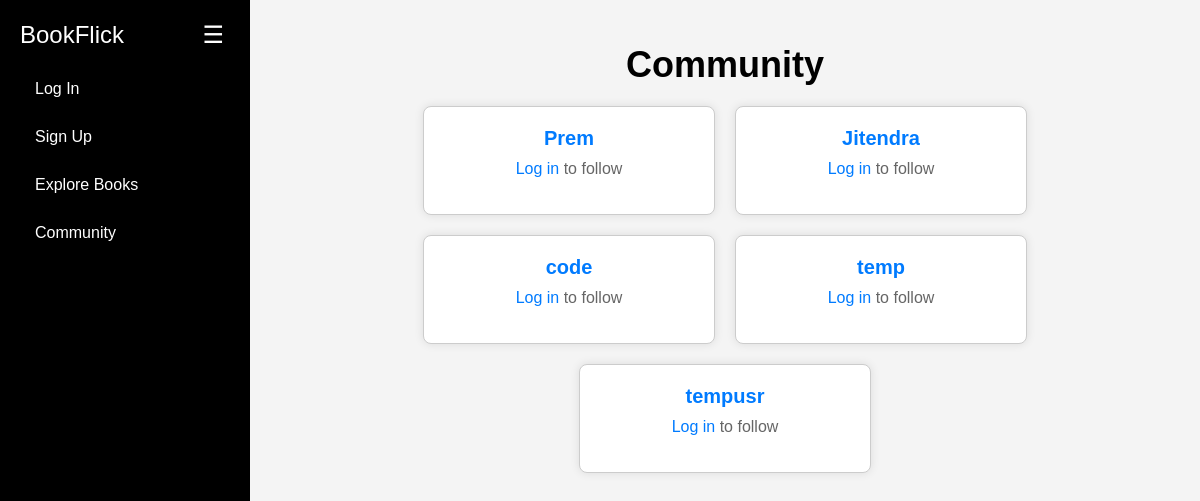
/community/, run on an earlier commit of the app's database.
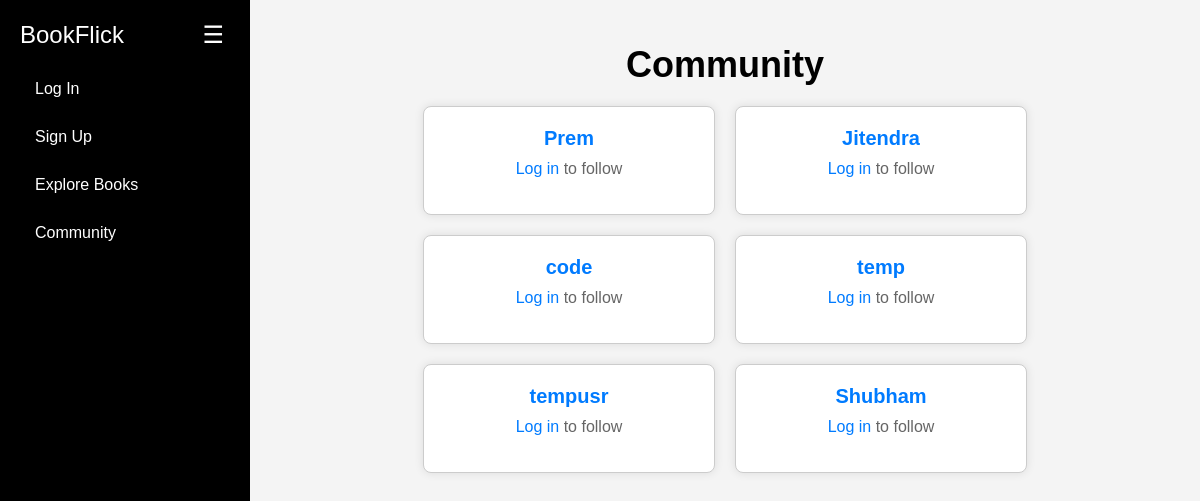
And on a later commit of the database.
### app/models.py (models this page shows, shortened)
class User(models.Model):
    user = models.OneToOneField(settings.AUTH_USER_MODEL, on_delete=models.CASCADE)
    favorite_books = models.ManyToManyField(Book, related_name='favorited_by')
    recent_reads = models.ManyToManyField(Book, related_name='readed_recent_by')
    followers = models.ManyToManyField('self', symmetrical=False, related_name='following')

### app/views.py (the view)
# urls.py: path('community/', CommunityView.as_view(), name='community'),
class CommunityView(ListView):
    model = User
    template_name = 'community.html'
    context_object_name = 'users'

### app/templates/community.html (shortened to what this page needs)
{% extends "base.html" %}
{% block content %}
{% if request.path == '/community/' %}
  <h1 class="community-heading">Community</h1>
  {% else %}
  <h1 class="community-heading">Your Friends</h1>
  {% endif %}
  <div class="card-container">
    {% for user in users %}
      <div class="user-card">
        <a href="{% url 'user_profile' user.user.username %}" class="user-link">{{ user.user.username }}</a>
        {% if request.user != user %}
          {% if request.user.is_authenticated %}
            {% if is_following %}
              <form action="{% url 'unfollow_user' user.user.username %}" method="post" class="unfollow-form">
                {% csrf_token %}
                <button type="submit" class="unfollow-button">Unfollow</button>
              </form>
            {% else %}
                <a class="follow-button" href="{% url 'user_profile' user.user.username %}" style="text-decoration: none;">View</a>
            {% endif %}
          {% else %}
            <p class="login-prompt"><a href="{% url 'login' %}" class="login-link">Log in</a> to follow</p>
          {% endif %}
        {% endif %}
      </div>
    {% empty %}
      <div class="no-users">No users found.</div>
    {% endfor %}
  </div>
{% endblock %}

What changed in the data, as far as the page shows it:
added User: user.username "Shubham"
